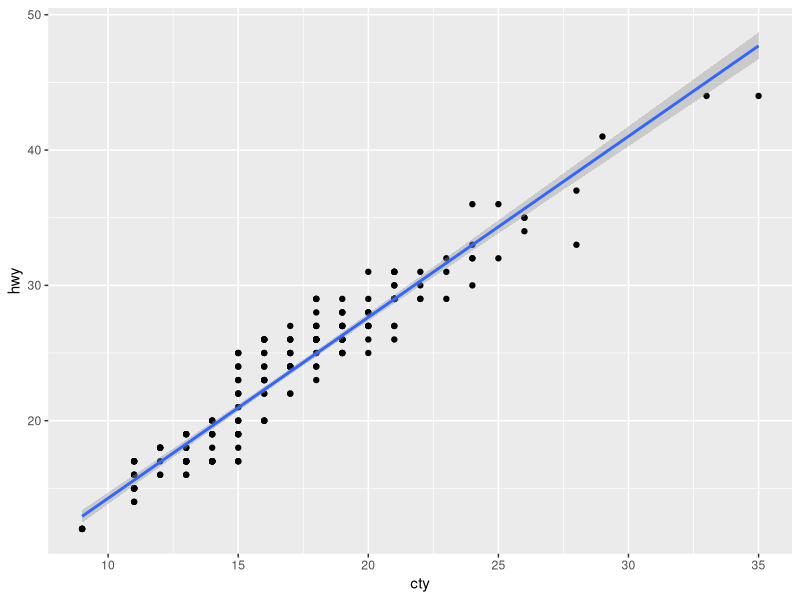
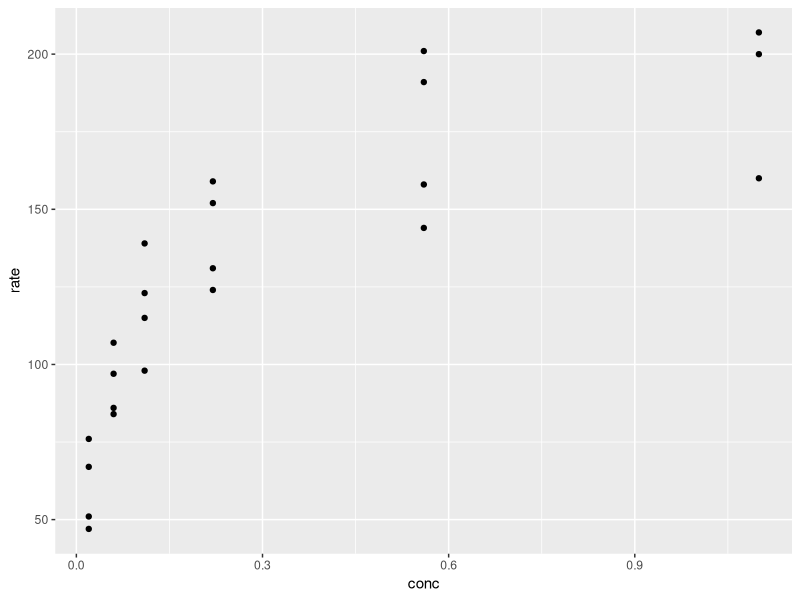

Recreate these plots in R, in order.
## ---- chunk 1
# install.packages("tidyverse")
library(tidyr)
library(ggplot2)
## ---- chunk 2
print("Hello World")
## ---- chunk 3
message('Hey!')
## ---- chunk 4

## ---- chunk 5
library("tidyverse")

# plot from: https://ggplot2.tidyverse.org/articles/ggplot2.html
ggplot(mpg, aes(cty, hwy)) +
  # to create a scatterplot
  geom_point() +
  # to fit and overlay a loess trendline
  geom_smooth(formula = y ~ x, method = "lm")
## ---- chunk 6
library("tidyverse")

ggplot(data = datasets::Puromycin,
       mapping = aes(x = conc,
                     y = rate)) +
  geom_point()
## ---- chunk 7
print("hello!")
## ---- chunk 8
print("hello!")
